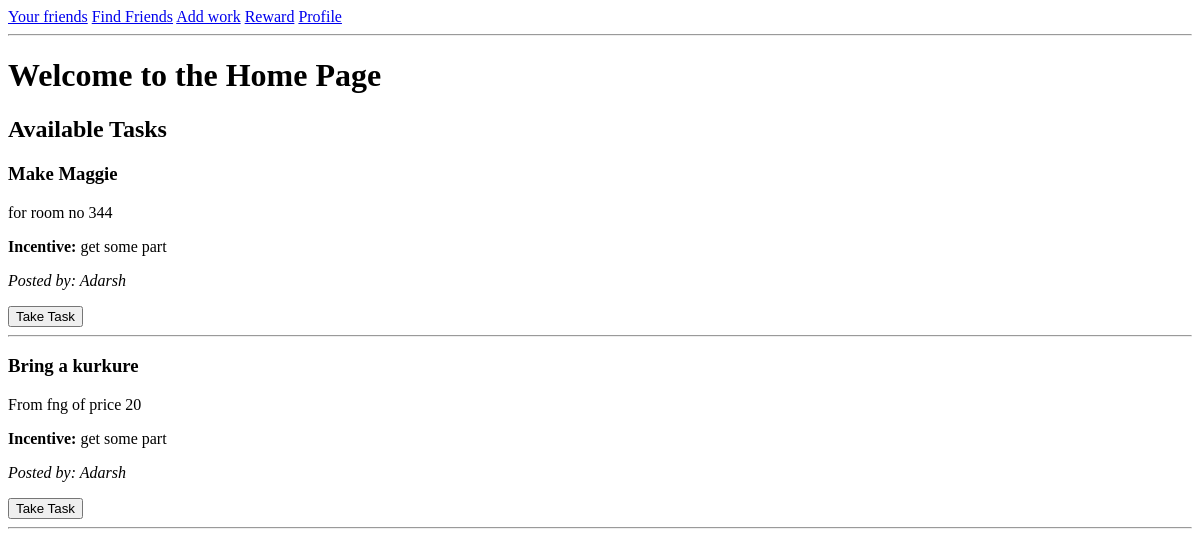
Before: / with the older database file.
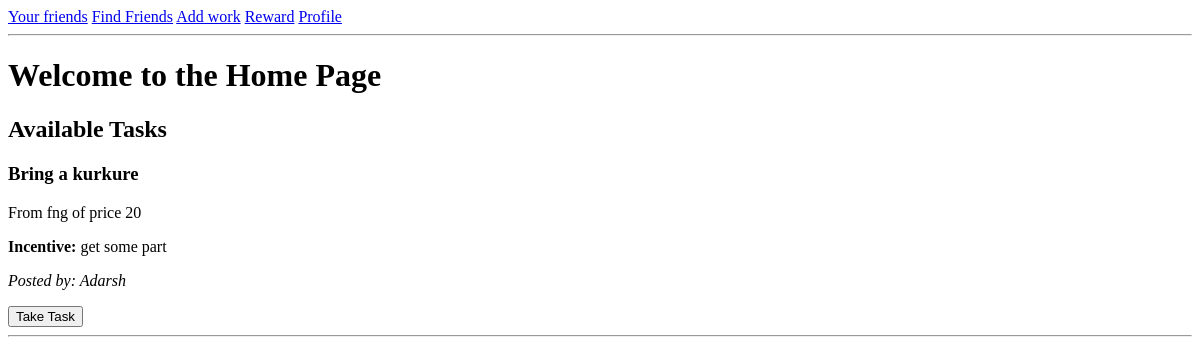
After: the same page with the newer database file.
### basic/models.py (models this page shows, shortened)
class Task(models.Model):
    title = models.CharField(max_length=200)
    description = models.TextField()
    incentive = models.CharField(max_length=100)
    posted_by = models.ForeignKey(User, on_delete=models.CASCADE, related_name='posted_tasks')
    created_at = models.DateTimeField(auto_now_add=True)
    is_taken = models.BooleanField(default=False)
    taken_by = models.ForeignKey(User, on_delete=models.SET_NULL, null=True, blank=True, related_name='taken_tasks')

### basic/views.py (the view)
# urls.py: 2. Add a URL to urlpatterns:  path('', views.home, name='home')
def home(request):
    tasks = Task.objects.filter(is_taken=False)
    return render(request, 'home.html', {'tasks': tasks})

### basic/templates/home.html (shortened to what this page needs)
{% extends 'base.html' %}
{% block content %}
    <h1>Welcome to the Home Page</h1>
    <h2>Available Tasks</h2>
    {% for task in tasks %}
        <div>
            <h3>{{ task.title }}</h3>
            <p>{{ task.description }}</p>
            <p><b>Incentive:</b> {{ task.incentive }}</p>
            <p><i>Posted by: {{ task.posted_by.username }}</i></p>
            {% if not task.is_taken %}
                <a href="{% url 'take_task' task.id %}"><button>Take Task</button></a>
            {% else %}
                <p><b>Task is taken.</b></p>
            {% endif %}
            <hr>
        </div>
    {% empty %}
        <p>No tasks available at the moment.</p>
    {% endfor %}
{% endblock %}

Changed rows visible on the page:
no longer on this page (row edited): Task: title "Make Maggie", description "for room no 344", incentive "get some part", posted_by.username "Adarsh", is_taken "Take Task"
